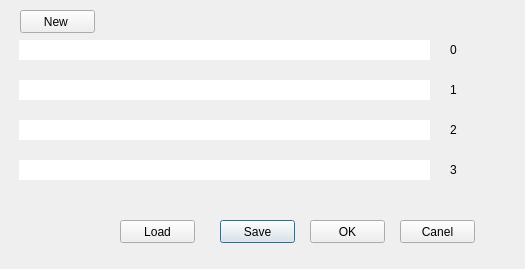
<?xml version="1.0" encoding="UTF-8"?>
<ui version="4.0">
 <class>AutoCameraDialog</class>
 <widget class="QDialog" name="AutoCameraDialog">
  <property name="geometry">
   <rect>
    <x>0</x>
    <y>0</y>
    <width>525</width>
    <height>269</height>
   </rect>
  </property>
  <property name="windowTitle">
   <string>Dialog</string>
  </property>
  <widget class="QLabel" name="CameraLabel1">
   <property name="geometry">
    <rect>
     <x>19</x>
     <y>40</y>
     <width>411</width>
     <height>20</height>
    </rect>
   </property>
   <property name="styleSheet">
    <string notr="true">background-color: rgb(255, 255, 255);</string>
   </property>
   <property name="text">
    <string/>
   </property>
  </widget>
  <widget class="QLabel" name="CameraLabel2">
   <property name="geometry">
    <rect>
     <x>19</x>
     <y>80</y>
     <width>411</width>
     <height>20</height>
    </rect>
   </property>
   <property name="styleSheet">
    <string notr="true">background-color: rgb(255, 255, 255);</string>
   </property>
   <property name="text">
    <string/>
   </property>
  </widget>
  <widget class="QLabel" name="CameraLabel3">
   <property name="geometry">
    <rect>
     <x>19</x>
     <y>120</y>
     <width>411</width>
     <height>20</height>
    </rect>
   </property>
   <property name="styleSheet">
    <string notr="true">background-color: rgb(255, 255, 255);</string>
   </property>
   <property name="text">
    <string/>
   </property>
  </widget>
  <widget class="QLabel" name="CameraLabel4">
   <property name="geometry">
    <rect>
     <x>19</x>
     <y>160</y>
     <width>411</width>
     <height>20</height>
    </rect>
   </property>
   <property name="styleSheet">
    <string notr="true">background-color: rgb(255, 255, 255);</string>
   </property>
   <property name="text">
    <string/>
   </property>
  </widget>
  <widget class="QPushButton" name="saveCameraNameButtom">
   <property name="geometry">
    <rect>
     <x>220</x>
     <y>220</y>
     <width>75</width>
     <height>23</height>
    </rect>
   </property>
   <property name="text">
    <string>Save</string>
   </property>
  </widget>
  <widget class="QPushButton" name="CancelButtom">
   <property name="geometry">
    <rect>
     <x>400</x>
     <y>220</y>
     <width>75</width>
     <height>23</height>
    </rect>
   </property>
   <property name="text">
    <string>Canel</string>
   </property>
  </widget>
  <widget class="QPushButton" name="Detect">
   <property name="geometry">
    <rect>
     <x>20</x>
     <y>10</y>
     <width>75</width>
     <height>23</height>
    </rect>
   </property>
   <property name="text">
    <string>New </string>
   </property>
  </widget>
  <widget class="QLabel" name="label0">
   <property name="geometry">
    <rect>
     <x>450</x>
     <y>40</y>
     <width>50</width>
     <height>20</height>
    </rect>
   </property>
   <property name="text">
    <string>0</string>
   </property>
  </widget>
  <widget class="QLabel" name="label1">
   <property name="geometry">
    <rect>
     <x>450</x>
     <y>80</y>
     <width>50</width>
     <height>20</height>
    </rect>
   </property>
   <property name="text">
    <string>1</string>
   </property>
  </widget>
  <widget class="QLabel" name="label2">
   <property name="geometry">
    <rect>
     <x>450</x>
     <y>120</y>
     <width>50</width>
     <height>20</height>
    </rect>
   </property>
   <property name="text">
    <string>2</string>
   </property>
  </widget>
  <widget class="QLabel" name="label3">
   <property name="geometry">
    <rect>
     <x>450</x>
     <y>160</y>
     <width>50</width>
     <height>20</height>
    </rect>
   </property>
   <property name="text">
    <string>3</string>
   </property>
  </widget>
  <widget class="QPushButton" name="OKButton">
   <property name="geometry">
    <rect>
     <x>310</x>
     <y>220</y>
     <width>75</width>
     <height>23</height>
    </rect>
   </property>
   <property name="text">
    <string>OK</string>
   </property>
  </widget>
  <widget class="QPushButton" name="LoadButtom">
   <property name="geometry">
    <rect>
     <x>120</x>
     <y>220</y>
     <width>75</width>
     <height>23</height>
    </rect>
   </property>
   <property name="text">
    <string>Load</string>
   </property>
  </widget>
 </widget>
 <resources/>
 <connections/>
</ui>
